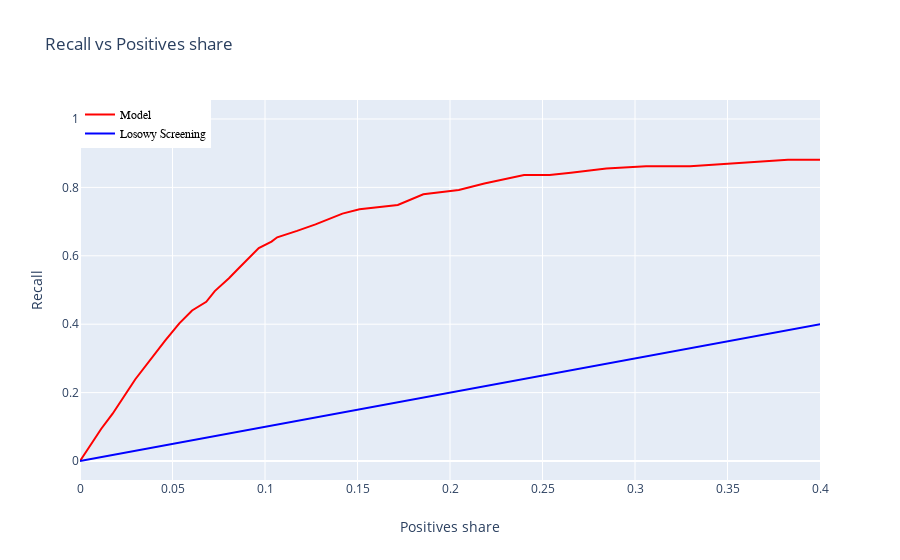

Notebook cell for this chart:
### Code cell
plot_recall_vs_positives(rf_clf_pr_train)
